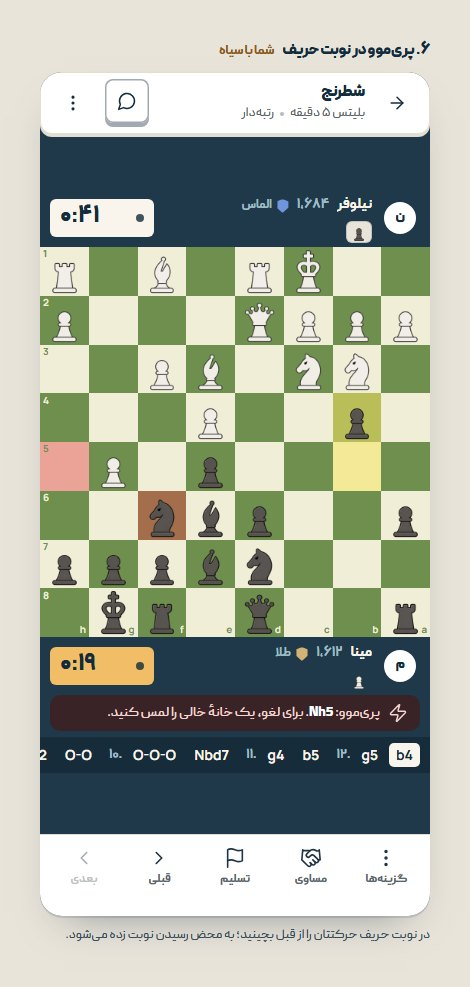
#> input picture design/games/chess/reference/img/P06.jpg, 470 x 987 px
$ python find-slots.py ../../chess/reference/img/P06.jpg ../../chess/reference/img/P07.jpg
#> lines starting #> are read from the running program, lines starting #| are printed output that depends on the picture; after the words box and inside, x2 and y2 are one past the last pixel; in counts of white or black regions, pixels touching at a corner belong together
# Detect the square build-slot frames (light silver border, ~180px at 4000px) on the night board.
# py find-slots.py <board.png> <out.json>
import sys, json
import numpy as np
from PIL import Image
from scipy import ndimage
im = np.asarray(Image.open(sys.argv[1]).convert('RGB')).astype(np.int16)
r, g, b = im[..., 0], im[..., 1], im[..., 2]
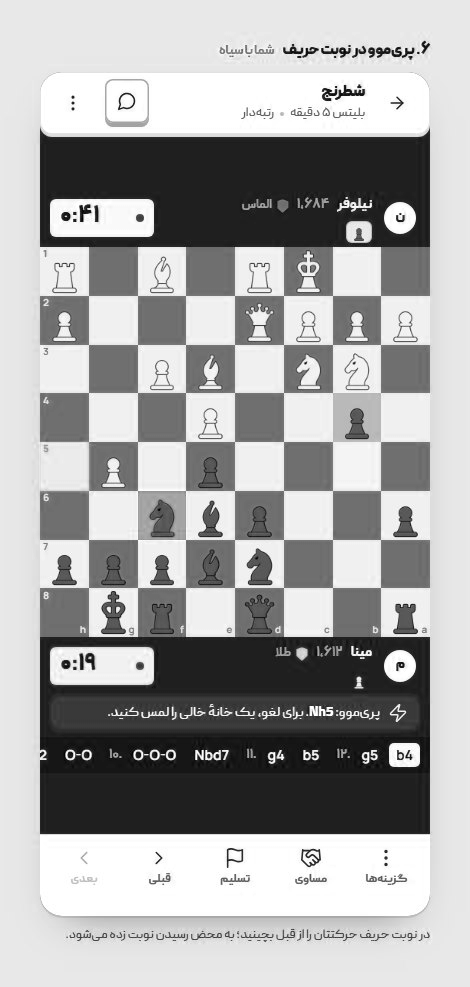
#> r: shape (987, 470) int16; min 0, max 255, mean 167.2
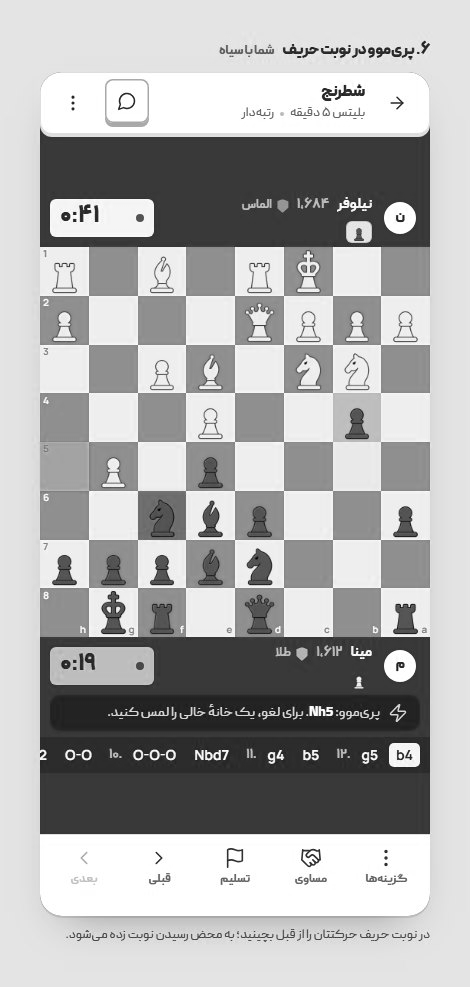
#> g: shape (987, 470) int16; min 0, max 255, mean 173.8
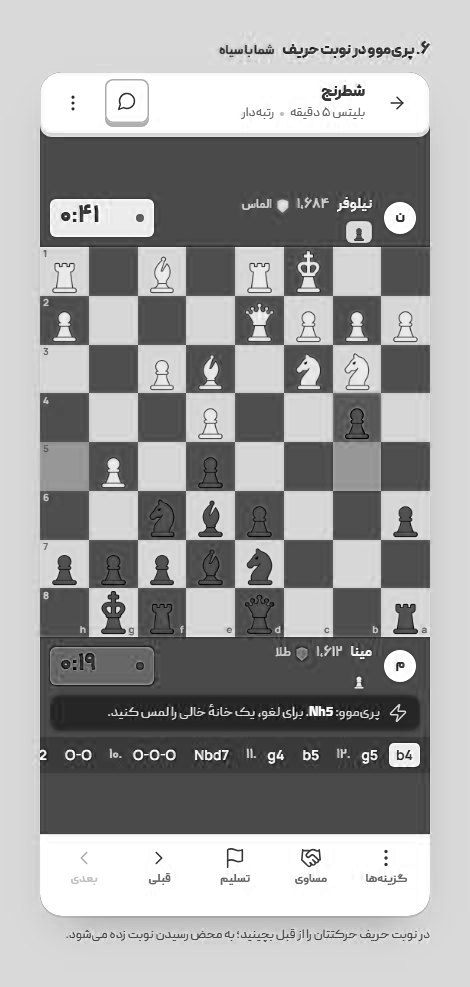
#> b: shape (987, 470) int16; min 0, max 255, mean 160
mx = np.maximum(np.maximum(r, g), b); mn = np.minimum(np.minimum(r, g), b)
#> after `mx = np.maximum(np.maximum(r, g), b)`:
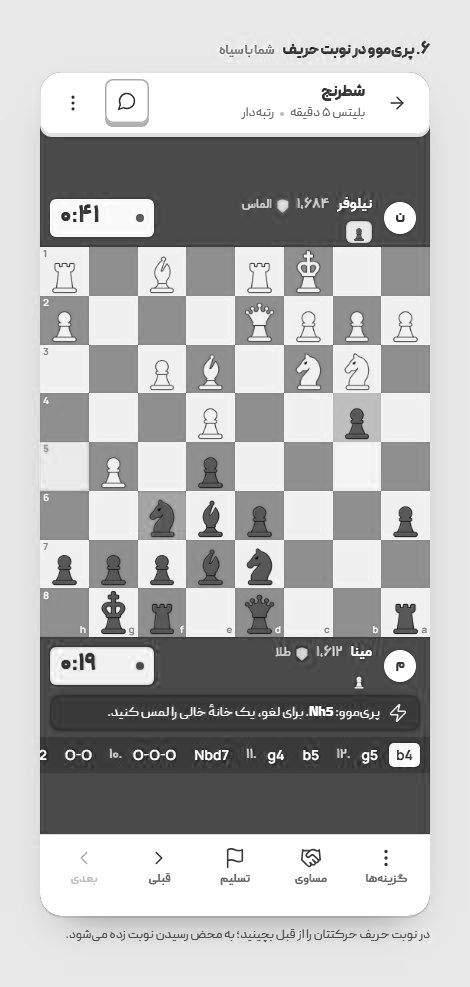
#> mx: shape (987, 470) int16; min 2, max 255, mean 180.4
#> after `mn = np.minimum(np.minimum(r, g), b)`:
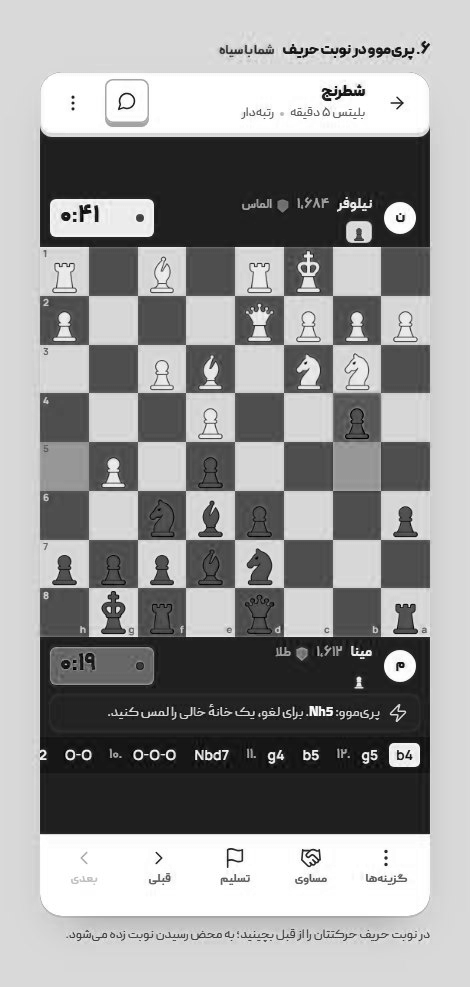
#> mn: shape (987, 470) int16; min 0, max 255, mean 151.3
mask = (mx > 150) & (mx - mn < 40)
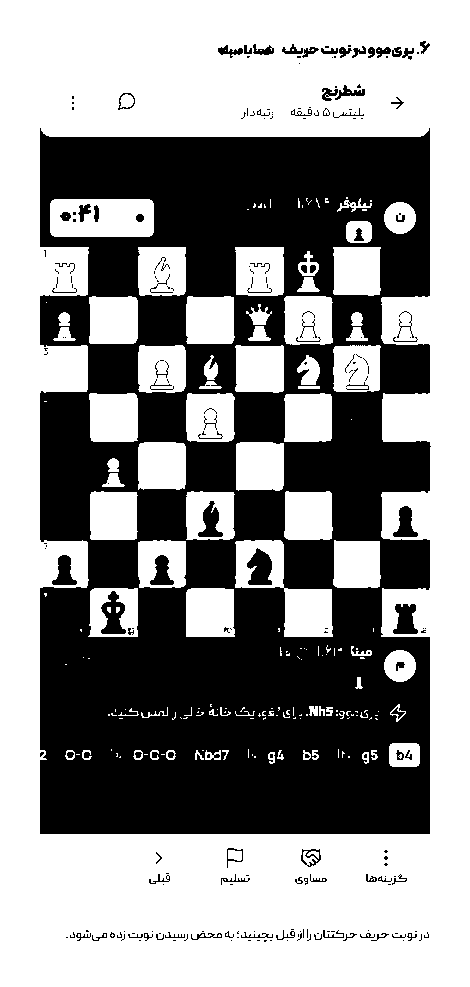
#> mask: shape (987, 470) bool; 56.8% white; 231 black regions (143 under 20 px), largest, box (x1, y1, x2, y2) and area: (40, 128, 431, 834) 191953, (247, 548, 272, 585) 656, (101, 591, 126, 634) 633
lab, n = ndimage.label(mask)
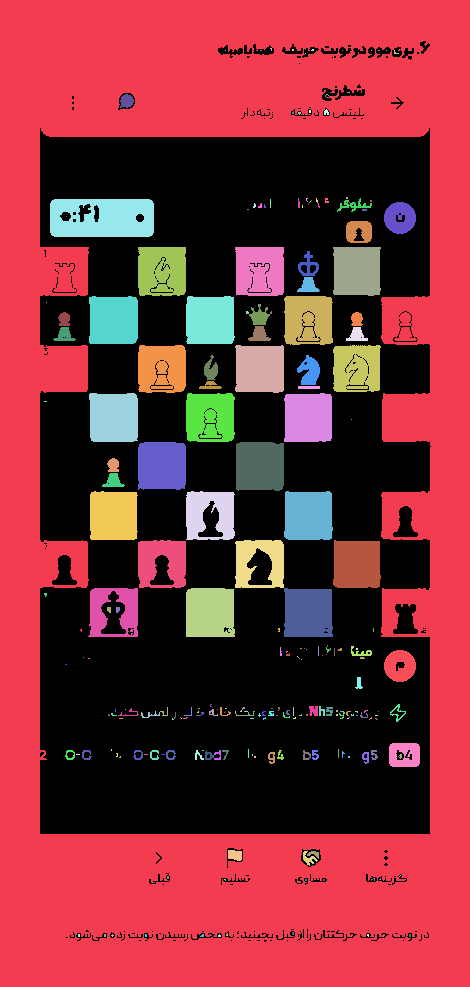
#> lab: shape (987, 470) int32; 240 distinct labels, from 0 to 239; one colour per label, 0 black
#> n = 239
out = []
for i, sl in enumerate(ndimage.find_objects(lab)):
    h = sl[0].stop - sl[0].start; w = sl[1].stop - sl[1].start
    if 150 <= w <= 215 and 150 <= h <= 215 and abs(w - h) < 25:
        fill = (lab[sl] == i + 1).mean()
        if fill < 0.25:
            out.append({'x': (sl[1].start + sl[1].stop) / 2 / 4, 'y': (sl[0].start + sl[0].stop) / 2 / 4, 'w': w / 4, 'h': h / 4, 'fill': round(float(fill), 3)})
#> this loop made 239 passes
#> (h, w) on passes 1 to 3: (987, 470), (3, 2), (2, 2)
#> after the loop, out = []
out.sort(key=lambda o: (round(o['y'] / 20), o['x']))
json.dump(out, open(sys.argv[2], 'w'), indent=0)
print(len(out))
#| 0
for o in out: print(round(o['x'], 1), round(o['y'], 1), o['w'], o['h'], o['fill'])
#> this loop made 0 passes

$ run again, on design/games/chess/reference/img/P21.jpg
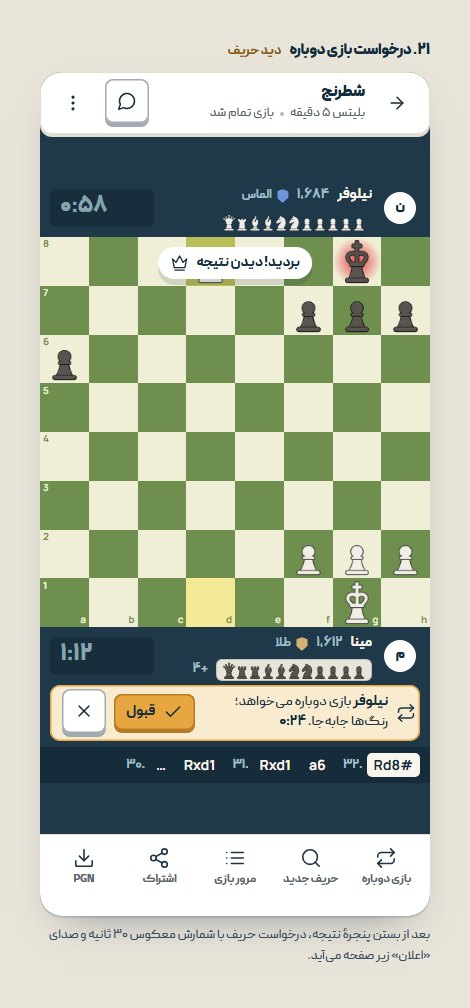
#> input picture design/games/chess/reference/img/P21.jpg, 470 x 1008 px
#> `mask = (mx > 150) & (mx - mn < 40)`:
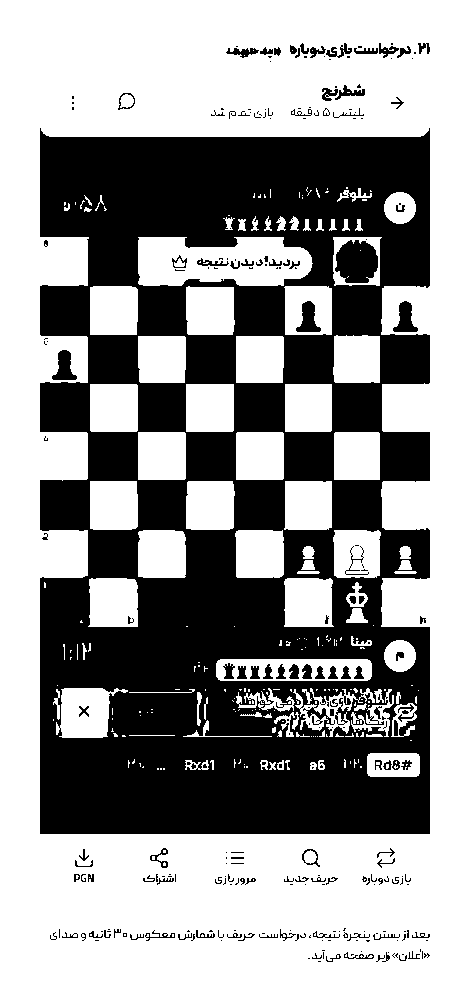
#> mask: shape (1008, 470) bool; 59.6% white; 266 black regions (156 under 20 px), largest, box (x1, y1, x2, y2) and area: (40, 128, 430, 834) 182178, (335, 240, 378, 283) 1447, (296, 301, 321, 332) 436
#> `lab, n = ndimage.label(mask)`:
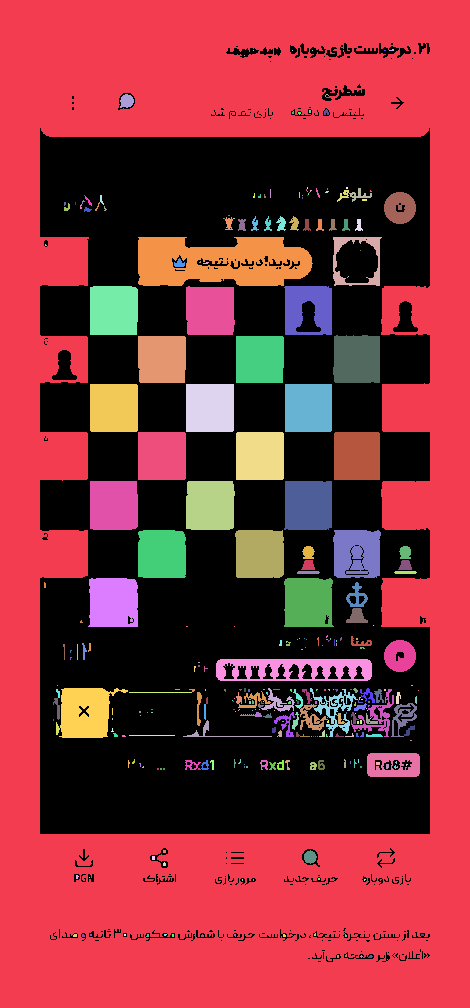
#> lab: shape (1008, 470) int32; 331 distinct labels, from 0 to 330; one colour per label, 0 black
#> n = 330
#> the loop `for i, sl in enumerate(ndimage.find_objects(lab)):` made 330 passes
#> (h, w) on passes 1 to 3: (1008, 470), (2, 5), (1, 1)
#> after the loop `for i, sl in enumerate(ndimage.find_objects(lab)):`: out = []
#| 0
